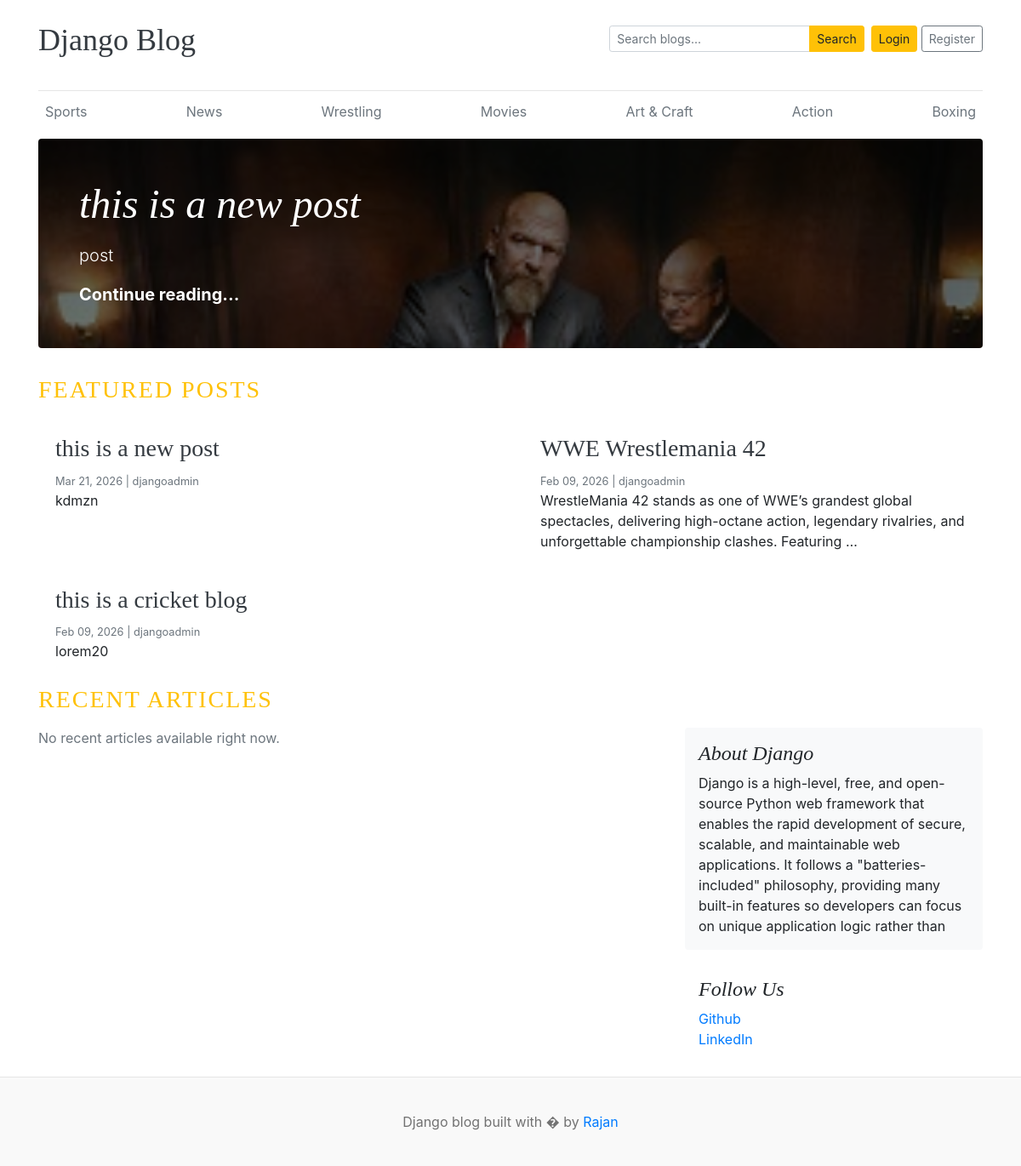
Before: / with the older database file.
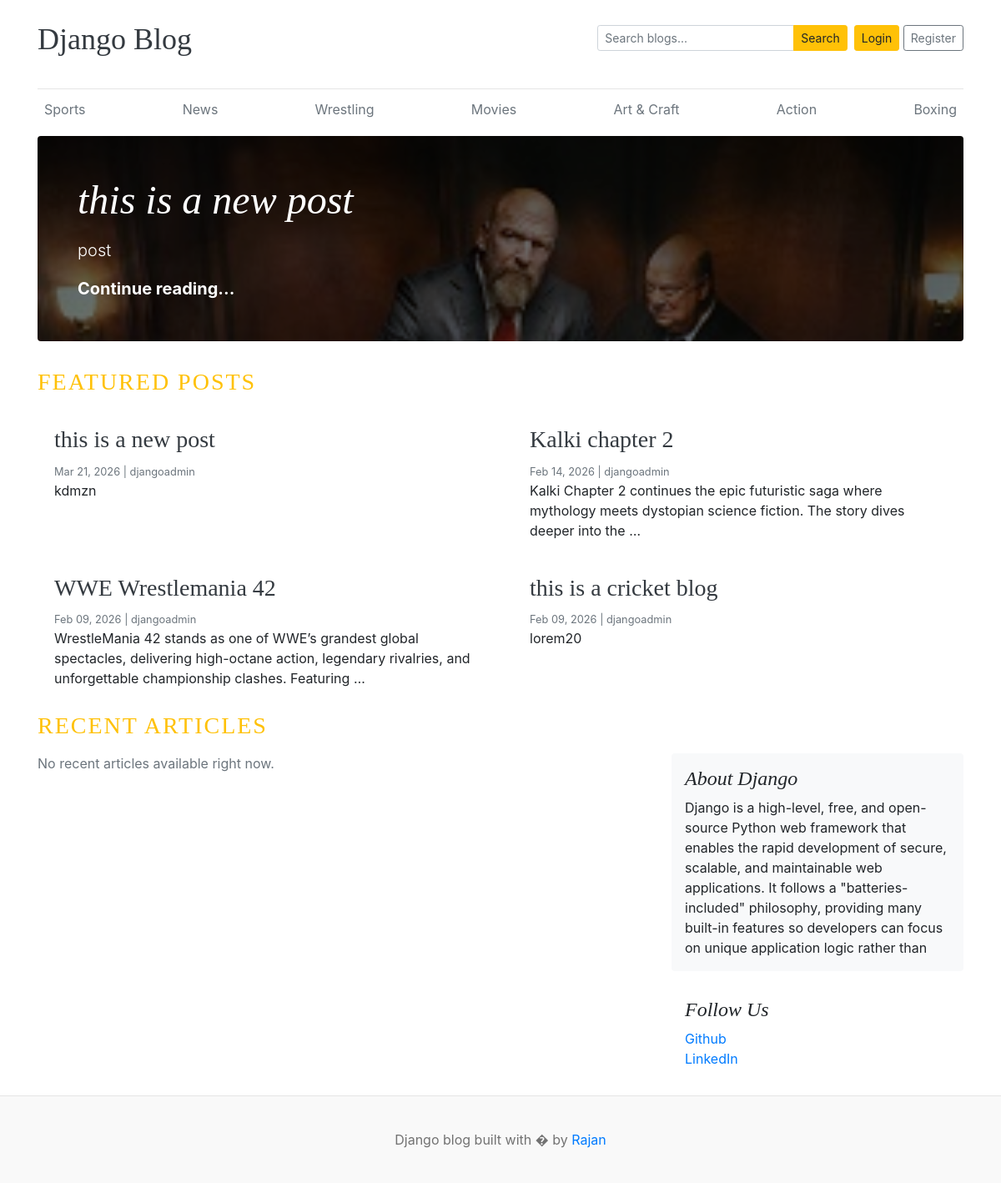
After: the same page with the newer database file.
### blogs/models.py (models this page shows, shortened)
class Category(models.Model):
    category_name = models.CharField(max_length=50, unique=True)
    created_at = models.DateTimeField(auto_now_add=True)
    updated_at = models.DateTimeField(auto_now=True)
    class Meta:
        verbose_name_plural = "Category"

class Blog(models.Model):
    title = models.CharField(max_length=100)
    slug = models.SlugField(max_length=150, unique=True)
    category = models.ForeignKey(Category, on_delete=models.CASCADE)
    author = models.ForeignKey(User, on_delete=models.CASCADE)
    featured_image = models.ImageField(upload_to="uploads/%Y/%m/%d/")
    short_description = models.TextField(max_length=500)
    blog_body = models.TextField(max_length=1000)
    status = models.IntegerField(choices=STATUS_CHOICES, default=0)
    is_featured = models.BooleanField(default=False)
    created_at = models.DateTimeField(auto_now_add=True)
    updated_at = models.DateTimeField(auto_now=True)

### assignments/models.py (models this page shows, shortened)
class SocialLink(models.Model):
    platform = models.CharField(max_length=30)
    url = models.URLField(max_length=200)
    created_at = models.DateTimeField(auto_now_add=True)
    updated_at = models.DateTimeField(auto_now=True)
    class Meta:
        verbose_name_plural = "Social Links"

### pb_main/views.py (the view)
# urls.py: 2. Add a URL to urlpatterns:  path('', views.home, name='home')
def home(request):
    categories = Category.objects.all()
    featured_posts = (
        Blog.objects.filter(status=1, is_featured=True)
        .select_related("category", "author")
        .order_by("-created_at")
    )
    featured_ids = list(featured_posts.values_list("id", flat=True))
    featured_post = featured_posts.first()
    hero_image_url = static("images/wrestlemania-vegas.jpg")
    if featured_post and featured_post.featured_image:
        image_field = featured_post.featured_image
        if image_field.storage.exists(image_field.name):
            hero_image_url = image_field.url
    posts = (
        Blog.objects.filter(status=1)
        .select_related("category", "author")
        .order_by("-created_at")
    )
    if featured_ids:
        posts = posts.exclude(pk__in=featured_ids)
    about = About.objects.order_by('-updated_at').first()
    social_links = SocialLink.objects.all()
    context = {
        "category": categories,
        "featured_post": featured_post,
        "featured_posts": featured_posts,
        "hero_image_url": hero_image_url,
        "posts": posts,
        "about": about,
        "SocialLink": social_links,
    }
    return render(request, "home.html", context)

### blogs/context_processors.py (called while the page is built)
def get_categories(request):
    categories = Category.objects.all()
    return {'category': categories}

def get_SocialLink(request):
    social_links = SocialLink.objects.all()
    return {'SocialLink': social_links}

### templates/home.html
{% extends 'base.html' %}
{% block content %}
    <div class="jumbotron p-3 p-md-5 text-white rounded bg-dark" style="background-image: url('{{ hero_image_url }}');background-blend-mode: overlay;background-size:cover;">
    <div class="col-md-8 px-0">
      {% if featured_post %}
      <h1 class="display-4 font-italic">{{ featured_post.title }}</h1>
      <p class="lead my-3">{{ featured_post.short_description }}</p>
      <p class="lead mb-0"><a href="{% url 'blogs' slug=featured_post.slug %}" class="text-white font-weight-bold">Continue reading...</a></p>
      {% else %}
      <h1 class="display-4 font-italic">No featured posts yet</h1>
      <p class="lead my-3">Add a blog post in the admin and mark it as featured to see it here.</p>
      {% endif %}
    </div>
  </div>
  <h3 class="text-uppercase text-warning mb-3" style="letter-spacing: 2px;">Featured Posts</h3>
  <div class="row mb-2">
    {% for post in featured_posts %}
      {% if not forloop.first %}
        <div class="col-md-6">
          <div class="card border-0">
            <div class="card-body">
              <h3><a href="{% url 'blogs' post.slug %}" class="text-dark">{{ post.title }}</a></h3>
              <small class="mb-1 text-muted">{{ post.created_at|date:"M d, Y" }} | {{ post.author }}</small>
              <p class="card-text">{{ post.short_description|truncatewords:20 }}</p>
            </div>
          </div>
        </div>
      {% endif %}
    {% endfor %}
  </div>
<h3 class="text-uppercase text-warning mb-3" style="letter-spacing: 2px;"> Recent Articles</h3>
  <main role="main" class="container p-0">
    <div class="row">
      <div class="col-md-8 blog-main">
        {% if posts %}
        {% for post in posts %}
          <div class="card border-0">
        <div class="card-body">
          <h3><a href="{% url 'blogs' post.slug %}" class="text-dark">{{ post.title }}</a></h3>
          <small class="mb-1 text-muted">{{ post.created_at|date:"M d, Y | timesince" }} | {{ post.author }}</small>
          <p class="card-text">{{ post.short_description|truncatewords:20 }}</p>
        </div>
      </div>
        {% endfor %}
        {% else %}
        <p class="text-muted">No recent articles available right now.</p>
        {% endif %}
      </div>
      <aside class="col-md-4 blog-sidebar">
        {% if about %}
        <div class="p-3 mb-3 bg-light rounded">
          <h4 class="font-italic">{{ about.about_heading }}</h4>
          <p class="mb-0">{{ about.about_description }}</p>
        </div>
        {% endif %}
        {% if SocialLink %}
        <div class="p-3">
          <h4 class="font-italic">Follow Us</h4>
          <ol class="list-unstyled">
            {% for link in SocialLink %}
            <li><a href="{{ link.url }}" target="_blank" rel="noopener noreferrer">{{ link.platform }}</a></li>
            {% endfor %}
          </ol>
        </div>
        {% endif %}
      </aside>
    </div>
  </main>
{% endblock %}

### templates/base.html (shortened to what this page needs)
{% load static %}
<!DOCTYPE html>
<html lang="en">
<head>
    <link href="https://getbootstrap.com/docs/4.0/dist/css/bootstrap.min.css" rel="stylesheet">
    <link href="{% static 'css/blog.css' %}" rel="stylesheet">
    <link rel="stylesheet" href="https://cdnjs.cloudflare.com/ajax/libs/font-awesome/4.7.0/css/font-awesome.min.css">
  </head>
<body>
    <div class="container">
      <header class="blog-header py-3">
        <div class="row flex-nowrap justify-content-between align-items-center mb-3">
          <div class="col-6 pt-1">
            <a class="blog-header-logo text-dark" href="/">Django Blog</a>
          </div>
          <div class="col-6 d-flex justify-content-end align-items-center">
            <form id="search-form" action="{% url 'search' %}" method="get" class="form-inline mr-2">
              <div class="input-group input-group-sm">
                <input class="form-control" name="keyword" type="text" placeholder="Search blogs..." aria-label="Search blogs" />
                <div class="input-group-append">
                  <button class="btn btn-warning" type="submit">Search</button>
                </div>
              </div>
            </form>
            {% if user.is_authenticated %}
            <span class="small text-muted mr-2"><a href="{% url 'dashboard' %}">Dashboard</a></span>
            <a class="btn btn-sm btn-outline-secondary" href="{% url 'logout' %}">Logout</a>
            {% else %}
            <a class="btn btn-sm btn-warning" href="{% url 'login' %}">Login</a> &nbsp;
            <a class="btn btn-sm btn-outline-secondary" href="{% url 'register' %}">Register</a>
            {% endif %}
          </div>
        </div>
      </header>
      <div class="nav-scroller py-1 mb-2">
        <nav class="nav d-flex justify-content-between">
          {% for cat in category %}
          <a class="p-2 text-muted" href="{% url 'category_blogs' cat.id %}">{{ cat.category_name }}</a>
          {% endfor %}
        </nav>
      </div>
{% block content %}
{% endblock %}
    </div>
 <footer class="blog-footer">
  <p>Django blog built with � by <a href="#">Rajan</a></p>
</footer>
</body>
</html>

Changed rows visible on the page:
now on this page (row edited): Blog: title "Kalki chapter 2", created_at "Feb 14, 2026", author "djangoadmin", short_description "Kalki Chapter 2 continues the epic futuristic saga where mythology meets dystopian science fiction. The story dives deeper into the …"
